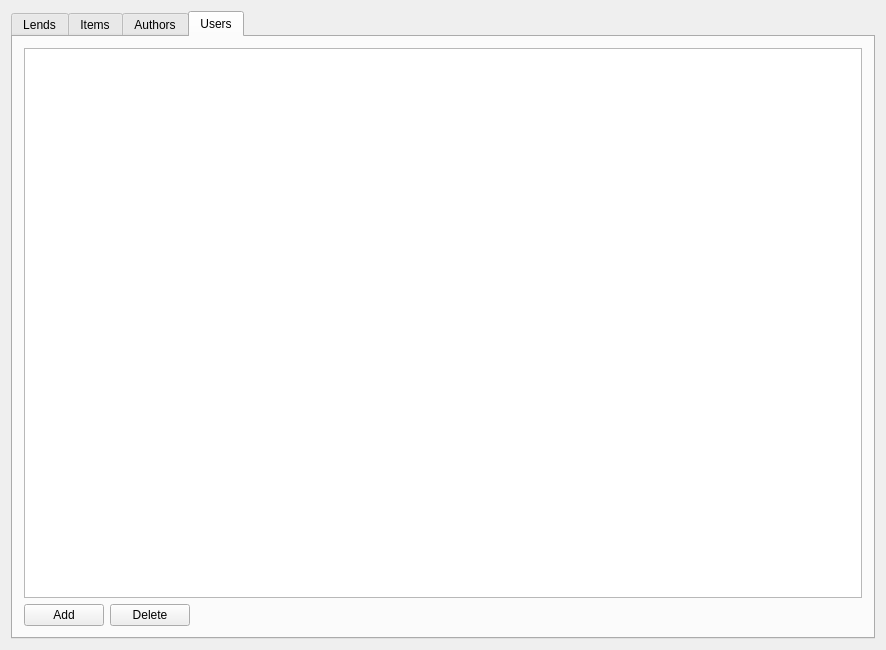
<?xml version="1.0" encoding="UTF-8"?>
<ui version="4.0">
 <class>QtLibrarySystemClass</class>
 <widget class="QMainWindow" name="QtLibrarySystemClass">
  <property name="geometry">
   <rect>
    <x>0</x>
    <y>0</y>
    <width>886</width>
    <height>650</height>
   </rect>
  </property>
  <property name="windowTitle">
   <string>QtLibrarySystem</string>
  </property>
  <widget class="QWidget" name="centralWidget">
   <layout class="QGridLayout" name="gridLayout_2">
    <item row="0" column="1">
     <widget class="QTabWidget" name="MainMenuTabWidget">
      <property name="currentIndex">
       <number>3</number>
      </property>
      <widget class="QWidget" name="LendsTab">
       <attribute name="title">
        <string>Lends</string>
       </attribute>
       <layout class="QGridLayout" name="gridLayout">
        <item row="2" column="2">
         <spacer name="horizontalSpacer">
          <property name="orientation">
           <enum>Qt::Horizontal</enum>
          </property>
          <property name="sizeHint" stdset="0">
           <size>
            <width>40</width>
            <height>20</height>
           </size>
          </property>
         </spacer>
        </item>
        <item row="2" column="0">
         <widget class="QPushButton" name="ReturnLendButton">
          <property name="text">
           <string>Return</string>
          </property>
         </widget>
        </item>
        <item row="0" column="0" colspan="3">
         <widget class="QTableWidget" name="LendsTableWidget"/>
        </item>
        <item row="2" column="1">
         <widget class="QPushButton" name="DeleteLendButton">
          <property name="text">
           <string>Delete</string>
          </property>
         </widget>
        </item>
       </layout>
      </widget>
      <widget class="QWidget" name="ItemsTab">
       <attribute name="title">
        <string>Items</string>
       </attribute>
       <layout class="QGridLayout" name="gridLayout_3">
        <item row="1" column="2">
         <widget class="QPushButton" name="AddItemButton">
          <property name="text">
           <string>Add</string>
          </property>
         </widget>
        </item>
        <item row="1" column="1">
         <widget class="QPushButton" name="LendForUserButton">
          <property name="text">
           <string>Lend for user</string>
          </property>
         </widget>
        </item>
        <item row="0" column="0" colspan="6">
         <widget class="QTableWidget" name="ItemsTableWidget"/>
        </item>
        <item row="1" column="4">
         <spacer name="horizontalSpacer_2">
          <property name="orientation">
           <enum>Qt::Horizontal</enum>
          </property>
          <property name="sizeHint" stdset="0">
           <size>
            <width>40</width>
            <height>20</height>
           </size>
          </property>
         </spacer>
        </item>
        <item row="1" column="0">
         <widget class="QPushButton" name="LendButton">
          <property name="text">
           <string>Lend</string>
          </property>
         </widget>
        </item>
        <item row="1" column="3">
         <widget class="QPushButton" name="DeleteItemButton">
          <property name="text">
           <string>Delete</string>
          </property>
         </widget>
        </item>
       </layout>
      </widget>
      <widget class="QWidget" name="AuthorsTab">
       <attribute name="title">
        <string>Authors</string>
       </attribute>
       <layout class="QGridLayout" name="gridLayout_4">
        <item row="3" column="0">
         <widget class="QPushButton" name="AddAuthorButton">
          <property name="text">
           <string>Add</string>
          </property>
         </widget>
        </item>
        <item row="0" column="0" colspan="3">
         <widget class="QTableWidget" name="AuthorsTableWidget"/>
        </item>
        <item row="3" column="2">
         <spacer name="horizontalSpacer_3">
          <property name="orientation">
           <enum>Qt::Horizontal</enum>
          </property>
          <property name="sizeHint" stdset="0">
           <size>
            <width>40</width>
            <height>20</height>
           </size>
          </property>
         </spacer>
        </item>
        <item row="3" column="1">
         <widget class="QPushButton" name="DeleteAuthorButton">
          <property name="text">
           <string>Delete</string>
          </property>
         </widget>
        </item>
       </layout>
      </widget>
      <widget class="QWidget" name="UsersTab">
       <attribute name="title">
        <string>Users</string>
       </attribute>
       <layout class="QGridLayout" name="gridLayout_5">
        <item row="1" column="2">
         <spacer name="horizontalSpacer_4">
          <property name="orientation">
           <enum>Qt::Horizontal</enum>
          </property>
          <property name="sizeHint" stdset="0">
           <size>
            <width>40</width>
            <height>20</height>
           </size>
          </property>
         </spacer>
        </item>
        <item row="1" column="1">
         <widget class="QPushButton" name="DeleteUsersButton">
          <property name="text">
           <string>Delete</string>
          </property>
         </widget>
        </item>
        <item row="1" column="0">
         <widget class="QPushButton" name="AddUserButton">
          <property name="text">
           <string>Add</string>
          </property>
         </widget>
        </item>
        <item row="0" column="0" colspan="4">
         <widget class="QTableWidget" name="UsersTableWidget"/>
        </item>
       </layout>
      </widget>
     </widget>
    </item>
   </layout>
  </widget>
 </widget>
 <layoutdefault spacing="6" margin="11"/>
 <resources>
  <include location="QtLibrarySystem.qrc"/>
 </resources>
 <connections/>
</ui>
